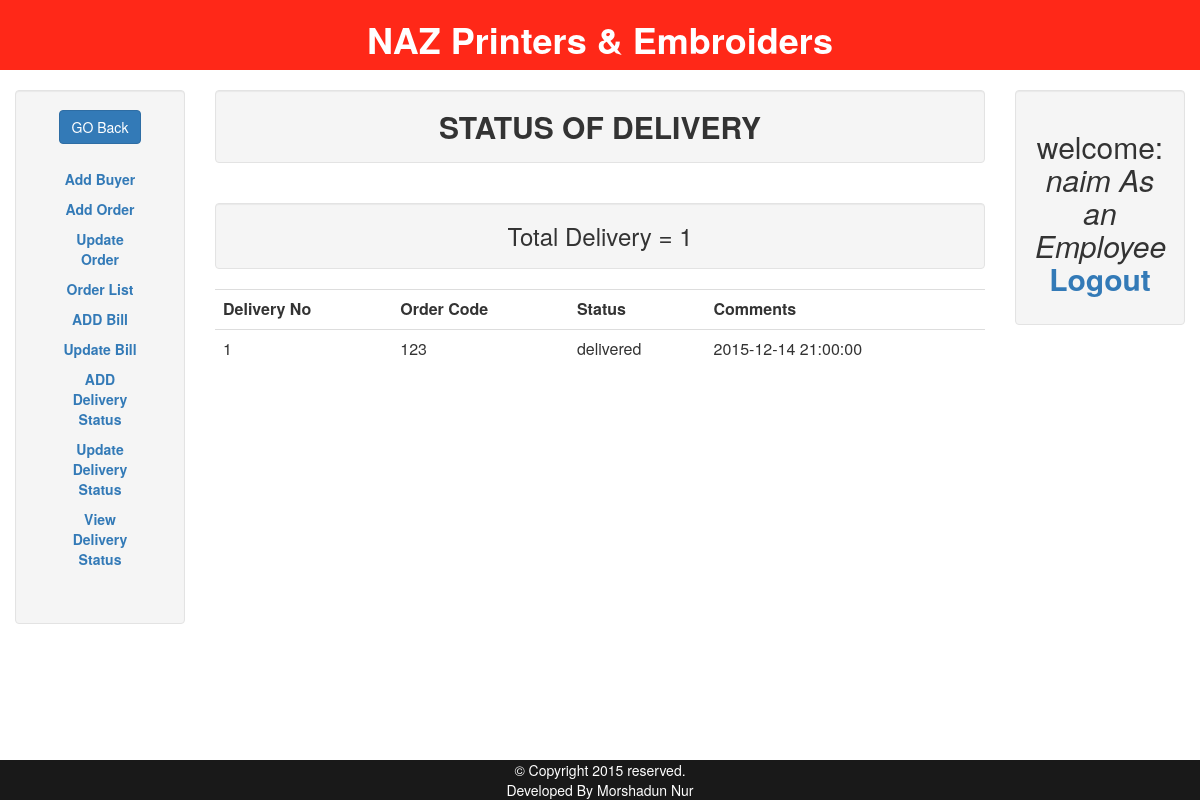
Screenshot of /access/deliver-list.php (signed in) with the database file from the repository.
### tables this page shows
CREATE TABLE IF NOT EXISTS `delivery` (
  `delivery_id` int(10) NOT NULL,
  `order_code` int(100) NOT NULL,
  `status` varchar(20) NOT NULL,
  `production_time` timestamp NOT NULL DEFAULT CURRENT_TIMESTAMP ON UPDATE CURRENT_TIMESTAMP
);

CREATE TABLE IF NOT EXISTS `user` (
`id` int(10) NOT NULL,
  `username` varchar(32) DEFAULT NULL,
  `password` varchar(64) DEFAULT NULL,
  `type` varchar(10) DEFAULT NULL
);

### session.php (called while the page is built, shortened)
<?php
$conn = mysql_connect("localhost", "root", "");
$user_check=$_SESSION['login_user'];
$type_check=$_SESSION['user_type'];
$ses_sql=mysql_query("select * from user where username='$user_check' AND type='$type_check'", $conn);
$row = mysql_fetch_assoc($ses_sql);
$login_session =$row ['username'];
$login_type =$row ['type'];
?>

### access/deliver-list.php (the view, shortened to what this page needs)
<?php
require '../session.php';
    include '../includes/header.php';
?>
<div class="container-fluid text-center">
    <div class="row content">
        <div class="col-sm-2 sidenav">
            <aside class="well">
                        <a href="employee.php"> <button  class="btn btn-primary btn-md" type="button">GO Back</button></a>
                <ul>
                    <li><a href="add-buyer.php">Add Buyer</a></li>
                    <li><a href="add-order.php">Add Order</a></li>
                    <li><a href="update-order.php">Update Order</a></li>
                    <li><a href="order-list.php">Order List</a></li>
                    <li><a href="add-bill.php">ADD Bill</a></li>
                    <li><a href="update-bill.php">Update Bill</a></li>
                    <li><a href="delivery-status.php">ADD Delivery Status</a></li>
                    <li><a href="update-del-status.php">Update Delivery Status</a></li>
                    <li><a href="deliver-list.php">View Delivery Status</a></li>
                </ul>
            </aside>
        </div>
        <div class="col-sm-8 text-left" id="product_status">
            <h2 class="well text-center"><b>STATUS OF DELIVERY</b></h2>
			<div class="table-responsive" id="deliver_list">
                    <?php
                $result = mysql_query( "SELECT * FROM delivery" )
                or die("SELECT Error: ".mysql_error());
                $num_rows = mysql_num_rows($result);
                   echo "<h3 class='well text-center'>Total Delivery = $num_rows  </h3>" ;
                print '<table class="table table-hover">';
                print "<tr><th>Delivery No</th><th>Order Code</th><th>Status</th><th>Comments</th></tr>";
                while ($get_info = mysql_fetch_row($result)){
                print "<tr>";
                foreach ($get_info as $field)
                print "<td>$field</td>";
                print "</tr>";
                }
                print "</table>";
            ?>
            </div>
        </div>
        <div class="col-sm-2 sidenav">
            <div class="well">
                <h2 id="welcome">
                    welcome: <br><i> <?php echo $login_session .' As an '. $login_type; ?></i>
                   <br> <b id="logout"><a href="../logout.php">Logout</a></b>
                </h2>
            </div>
        </div>
    </div>
</div>
<?php include '../includes/footer.php'; ?>

### style.css (style rules this page uses)
body { margin:0; padding:0; height:100%; }
.well { padding: 20px; }
.sidenav { padding-top: 20px; }
aside ul { font-weight: bold; list-style: none; padding: 20px; }
aside li { padding: 5px; }
aside ul li a { text-decoration: none; }
#product_status { padding-bottom:50px; }

### rows the page displays
delivery: delivery_id "1", order_code "123", status "delivered", production_time "2015-12-14 21:00:00"
user: username "naim", type "Employee"

### other values shown
$num_rows "1"
